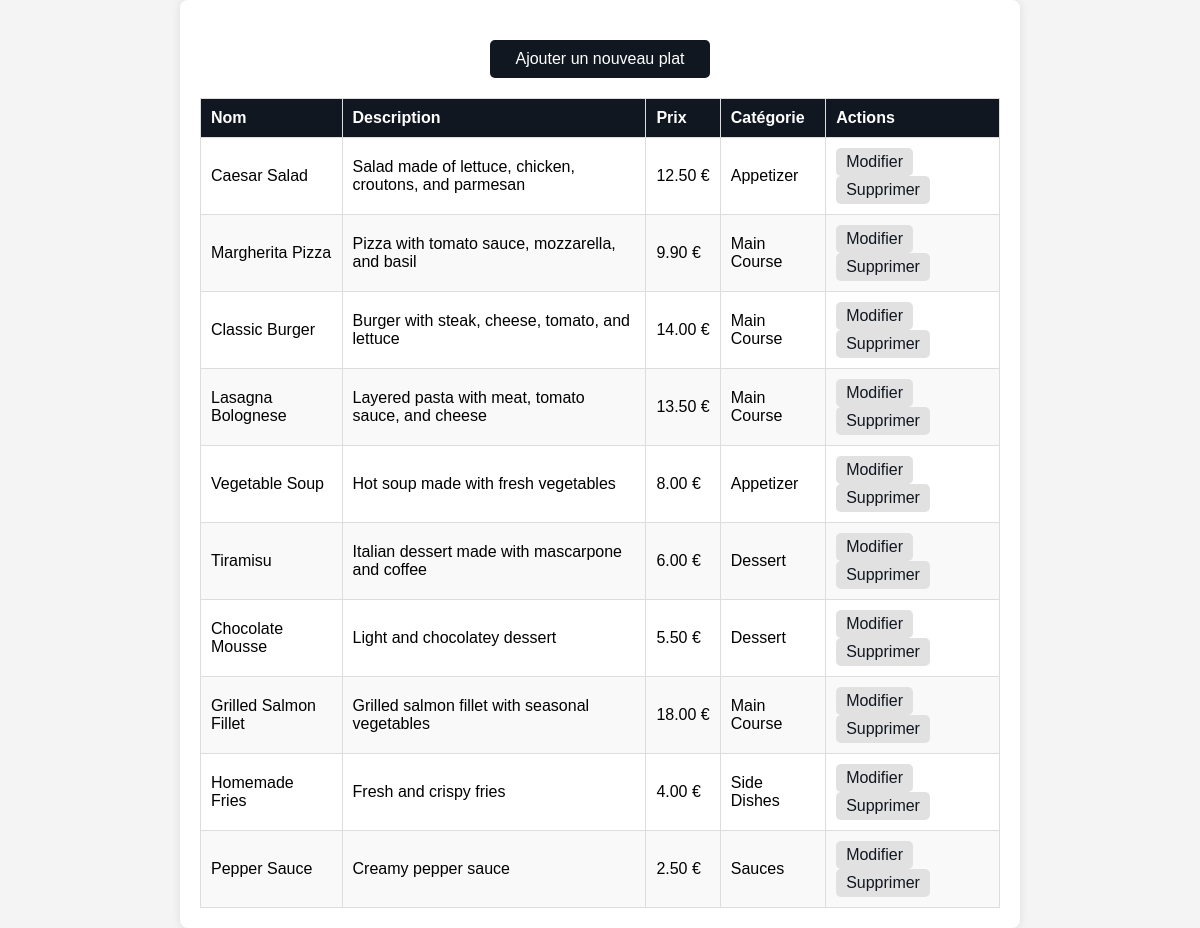
The app's page /menu/gestion.php, older data.
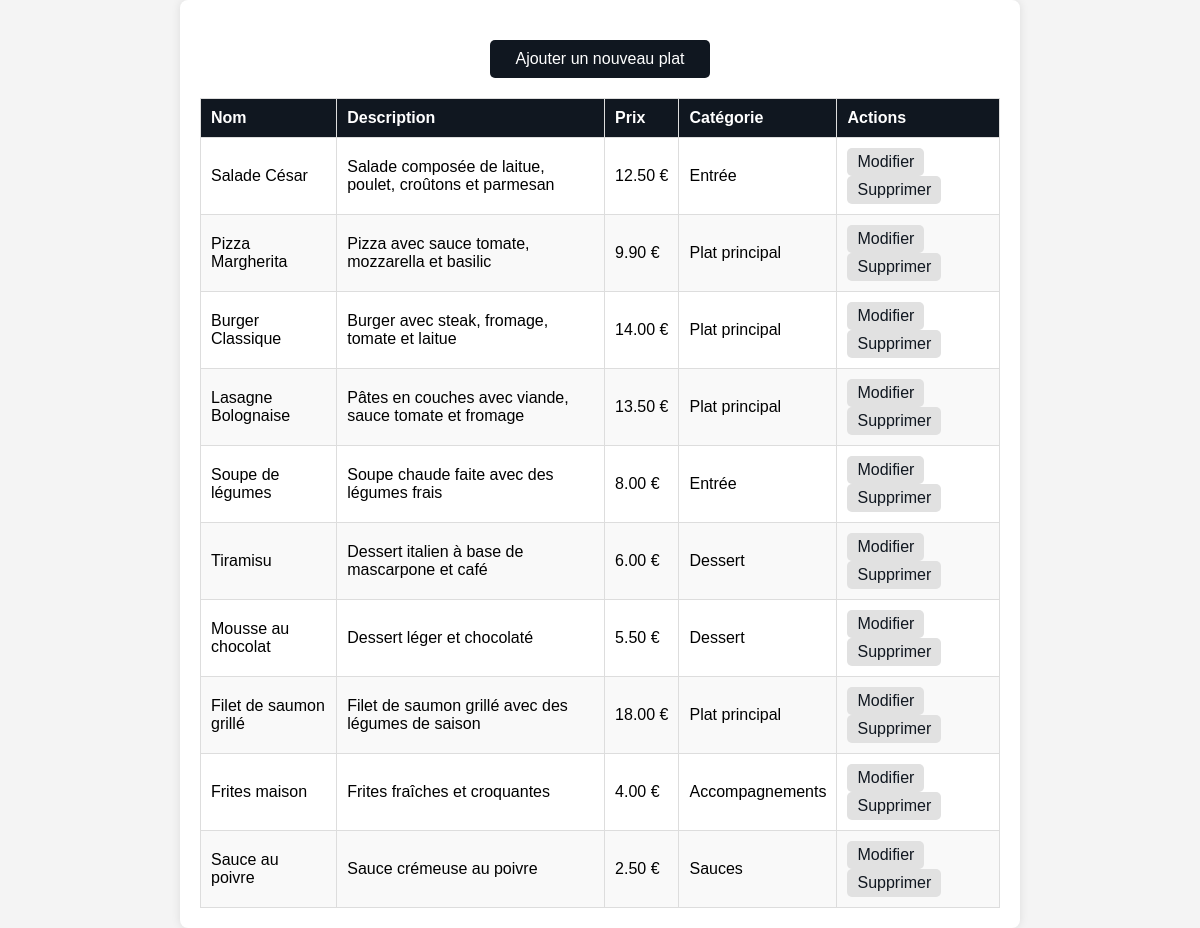
The same page, newer data.
### tables this page shows
CREATE TABLE `dishes` (
  `id` int NOT NULL,
  `name` varchar(100) NOT NULL,
  `description` text NOT NULL,
  `price` decimal(10,2) NOT NULL,
  `image` varchar(255) DEFAULT NULL,
  `category_id` int NOT NULL,
  `created_at` datetime DEFAULT CURRENT_TIMESTAMP
);

CREATE TABLE `categories` (
  `id` int NOT NULL,
  `name` varchar(50) NOT NULL
);

### menu/gestion.php (the view, shortened to what this page needs)
<?php
$host = "localhost";
$db = "gestionnaire-de-menu";
$user = "root";
try {
    $pdo = new PDO("mysql:host=$host;dbname=$db;charset=utf8mb4", $user, 'root');
    $pdo->setAttribute(PDO::ATTR_ERRMODE, PDO::ERRMODE_EXCEPTION);
} catch (PDOException $e) {
    die("Connection error: " . $e->getMessage());
}
$sql = "SELECT p.id, p.name, p.description, p.price, c.name AS category
        FROM dishes p
        JOIN categories c ON p.category_id = c.id";
$stmt = $pdo->query($sql);
$dishes = $stmt->fetchAll(PDO::FETCH_ASSOC);
?>
<!DOCTYPE html>
<html lang="fr">
<head>
</head>
<body>
    <section class="container">
        <a href="add.php" class="add-btn">Ajouter un nouveau plat</a>
        <table>
            <thead>
                <tr>
                    <th>Nom</th>
                    <th>Description</th>
                    <th>Prix</th>
                    <th>Catégorie</th>
                    <th>Actions</th>
                </tr>
            </thead>
            <tbody>
                <?php foreach ($dishes as $dish): ?>
                    <tr>
                        <td data-label="Nom"><?= htmlspecialchars($dish['name']) ?></td>
                        <td data-label="Description"><?= htmlspecialchars($dish['description']) ?></td>
                        <td data-label="Prix" class="price"><?= htmlspecialchars($dish['price']) ?> €</td>
                        <td data-label="Catégorie"><?= htmlspecialchars($dish['category']) ?></td>
                        <td data-label="Actions">
                            <a href="edit.php?id=<?= $dish['id'] ?>">Modifier</a>
                            <a href="delete.php?id=<?= $dish['id'] ?>" onclick="return confirm('Êtes-vous sûr(e) de vouloir supprimer ce plat ?');">Supprimer</a>
                        </td>
                    </tr>
                <?php endforeach; ?>
             </tbody>
        </table>
    </section>
</body>
</html>

### menu/gestion.php (style rules this page uses)
body { font-family: Arial, sans-serif; background-color: #f4f4f4; display: flex; justify-content: center; align-items: flex-start; min-height: 100vh; margin: 0; padding: 0; flex-direction: column; }
.container { background: white; padding: 20px; box-shadow: 0px 0px 10px rgba(0, 0, 0, 0.1); border-radius: 8px; width: 80%; max-width: 800px; margin: 0 auto; }
table { width: 100%; border-collapse: collapse; margin-top: 20px; }
th, td { padding: 10px; text-align: left; border: 1px solid #ddd; }
th { background-color: #101720; color: white; }
tr:nth-child(even) { background-color: #f9f9f9; }
a { text-decoration: none; color: #101720; padding: 5px 10px; border-radius: 5px; background-color: #e1e1e1; margin-right: 5px; display: inline-block; }
.add-btn { display: block; text-align: center; background-color: #101720; color: white; padding: 10px; border-radius: 5px; width: 200px; margin: 20px auto; }
td.price { white-space: nowrap; }

Row changes from the older to the newer data that the page shows:
changed dishes: name "Caesar Salad" → "Salade César"; description "Salad made of lettuce, chicken, croutons, and parmesan" → "Salade composée de laitue, poulet, croûtons et parmesan"; category.name "Appetizer" → "Entrée"
changed dishes: name "Margherita Pizza" → "Pizza Margherita"; description "Pizza with tomato sauce, mozzarella, and basil" → "Pizza avec sauce tomate, mozzarella et basilic"; category.name "Main Course" → "Plat principal"
changed dishes: name "Classic Burger" → "Burger Classique"; description "Burger with steak, cheese, tomato, and lettuce" → "Burger avec steak, fromage, tomate et laitue"; category.name "Main Course" → "Plat principal"
changed dishes: name "Lasagna Bolognese" → "Lasagne Bolognaise"; description "Layered pasta with meat, tomato sauce, and cheese" → "Pâtes en couches avec viande, sauce tomate et fromage"; category.name "Main Course" → "Plat principal"
changed dishes: name "Vegetable Soup" → "Soupe de légumes"; description "Hot soup made with fresh vegetables" → "Soupe chaude faite avec des légumes frais"; category.name "Appetizer" → "Entrée"
changed dishes "Tiramisu": description "Italian dessert made with mascarpone and coffee" → "Dessert italien à base de mascarpone et café"
changed dishes: name "Chocolate Mousse" → "Mousse au chocolat"; description "Light and chocolatey dessert" → "Dessert léger et chocolaté"
changed dishes: name "Grilled Salmon Fillet" → "Filet de saumon grillé"; description "Grilled salmon fillet with seasonal vegetables" → "Filet de saumon grillé avec des légumes de saison"; category.name "Main Course" → "Plat principal"
changed dishes: name "Homemade Fries" → "Frites maison"; description "Fresh and crispy fries" → "Frites fraîches et croquantes"; category.name "Side Dishes" → "Accompagnements"
changed dishes "Sauces": name "Pepper Sauce" → "Sauce au poivre"; description "Creamy pepper sauce" → "Sauce crémeuse au poivre"
